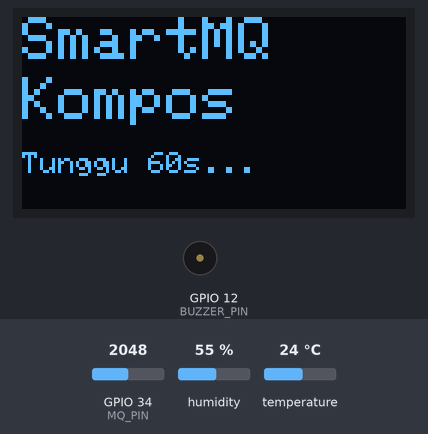
This sketch was run on a simulated ESP32. Parts: 128×64 one-colour display, buzzer (waves = sounding, pin HIGH). Inputs (shaded band) come from the test bench; at power-on: GPIO 34 (MQ_PIN) = 2048, humidity 55 %, temperature 24 °C. What the sketch prints to the serial monitor is not drawn.

Above: at 1.3 s.
At 61.3 s:
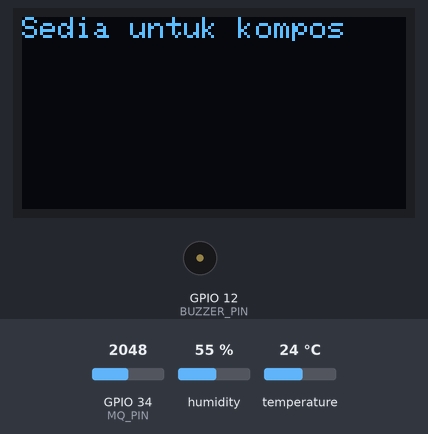
At 63.48 s:
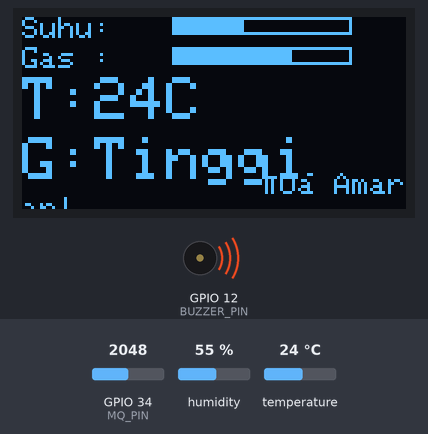
Timing chart, 0 to 130.0 s (numbered marks = the images above):
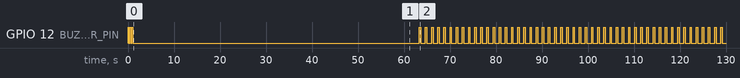

Measured:
- by itself, GPIO 12 (BUZZER_PIN): HIGH → LOW at 0.20 s, → HIGH 0.20 s later, → LOW 0.20 s later, → HIGH 0.20 s later, … (105 changes in this stretch)
- what the display in image 0 shows lasts 60.0 s, from 1.3 s to 61.3 s
- what the display in image 1 shows lasts 2.0 s, from 61.3 s to 63.3 s

The sketch:

projekcompos.ino
```cpp
#include <Wire.h>
#include <Adafruit_SSD1306.h>
#include <Adafruit_GFX.h>
#include <DHT.h>

#define SCREEN_WIDTH 128
#define SCREEN_HEIGHT 64
Adafruit_SSD1306 display(SCREEN_WIDTH, SCREEN_HEIGHT, &Wire, -1);

#define DHTPIN 14
#define DHTTYPE DHT11
DHT dht(DHTPIN, DHTTYPE);

#define MQ_PIN 34
#define BUZZER_PIN 12

void beepStartupBuzzer() {
  for (int i = 0; i < 3; i++) {
    digitalWrite(BUZZER_PIN, HIGH);
    delay(200);
    digitalWrite(BUZZER_PIN, LOW);
    delay(200);
  }
}

String getGasLevelText(int gasValue) {
  if (gasValue < 1000) return "Rendah";
  else if (gasValue < 1800) return "Sederhana";
  else return "Tinggi";
}

int mapValueToBar(int value, int min, int max, int width) {
  value = constrain(value, min, max);
  return map(value, min, max, 0, width);
}

void setup() {
  Serial.begin(115200);
  pinMode(BUZZER_PIN, OUTPUT);
  digitalWrite(BUZZER_PIN, LOW);
  beepStartupBuzzer();
  dht.begin();

  if (!display.begin(SSD1306_SWITCHCAPVCC, 0x3C)) {
    Serial.println("OLED failed");
    while (true);
  }

  display.clearDisplay();
  display.setTextColor(SSD1306_WHITE);
  display.setTextSize(2);  // Font lebih besar
  display.setCursor(0, 0);
  display.println("SmartMQ");
  display.setCursor(0, 20);
  display.println("Kompos");
  display.setTextSize(1);  // Kembali ke font kecil untuk nota
  display.setCursor(0, 45);
  display.println("Tunggu 60s...");
  display.display();


  delay(60000);

  display.clearDisplay();
  display.setCursor(0, 0);
  display.println("Sedia untuk kompos");
  display.display();
  delay(2000);
}

void loop() {
  float temp = dht.readTemperature();
  float hum = dht.readHumidity();
  int gasValue = analogRead(MQ_PIN);

  Serial.print("Suhu: "); Serial.print(temp);
  Serial.print(" C, Kelembapan: "); Serial.print(hum);
  Serial.print(" %, Gas: "); Serial.println(gasValue);

  bool highGas = gasValue > 1800;
  bool highTemp = temp > 45;

  // --- Paparan utama ---
  display.clearDisplay();

  // Bar suhu
  display.setTextSize(1);
  display.setCursor(0, 0);
  display.print("Suhu:");
  int tempBar = mapValueToBar(temp, 0, 60, 60);
  display.fillRect(50, 0, tempBar, 6, SSD1306_WHITE);
  display.drawRect(50, 0, 60, 6, SSD1306_WHITE);

  // Bar gas
  display.setCursor(0, 10);
  display.print("Gas :");
  int gasBar = mapValueToBar(gasValue, 0, 3000, 60);
  display.fillRect(50, 10, gasBar, 6, SSD1306_WHITE);
  display.drawRect(50, 10, 60, 6, SSD1306_WHITE);

  // Suhu besar
  display.setTextSize(2);
  display.setCursor(0, 20);
  display.print("T:");
  display.print((int)temp);
  display.print("C");

  // Tahap gas besar
  display.setCursor(0, 40);
  display.print("G:");
  display.print(getGasLevelText(gasValue)); // Rendah/Sederhana/Tinggi

  // Amaran kecil
  display.setTextSize(1);
  if (highGas || highTemp) {
    display.setCursor(80, 52);
    display.println("⚠ Amaran!");
  }

  display.display();

  // --- Buzzer ---
  if (highGas || highTemp) {
    if (highGas && highTemp) {
      for (int i = 0; i < 5; i++) {
        digitalWrite(BUZZER_PIN, HIGH); delay(100);
        digitalWrite(BUZZER_PIN, LOW); delay(100);
      }
    } else if (highTemp) {
      for (int i = 0; i < 2; i++) {
        digitalWrite(BUZZER_PIN, HIGH); delay(150);
        digitalWrite(BUZZER_PIN, LOW); delay(150);
      }
    } else if (highGas) {
      digitalWrite(BUZZER_PIN, HIGH); delay(300);
      digitalWrite(BUZZER_PIN, LOW);
    }
  } else {
    digitalWrite(BUZZER_PIN, LOW);
  }

  delay(1000);
}
```
